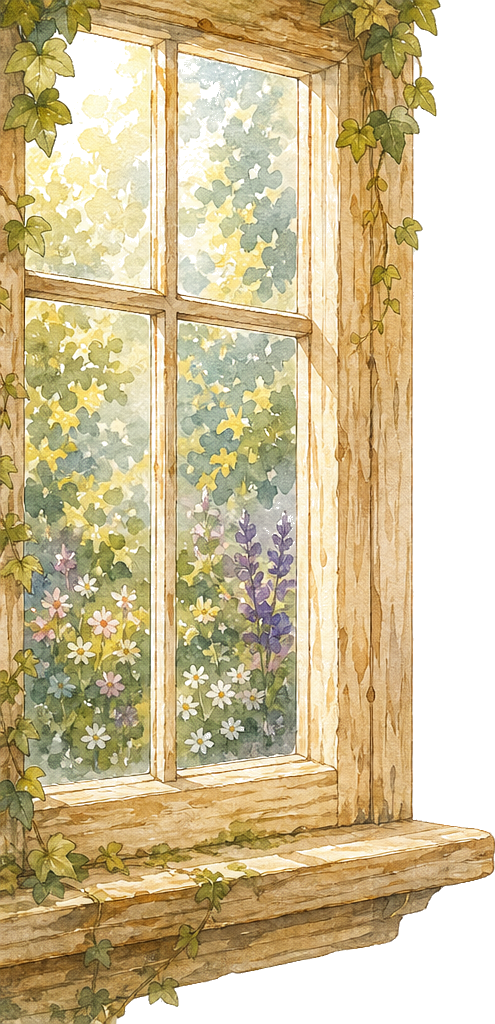
#> input picture assets/gate/background/window_left.png, 495 x 1024 px
$ python build_sanctuary_gate_environment.py
#> lines starting #> are read from the running program, lines starting #| are printed output that depends on the picture
#!/usr/bin/env python3
"""Flatten approved gate background layers into a single 9:16 portrait scene."""

from __future__ import annotations

from pathlib import Path

from PIL import Image

ROOT = Path(__file__).resolve().parents[1]
BG_DIR = ROOT / "assets" / "gate" / "background"
OUT = BG_DIR / "sanctuary_gate_environment.png"

CANVAS_W = 2048
CANVAS_H = 4096
BG_RGB = (250, 247, 242)  # theme colors.bg


def paste_pct(
    canvas: Image.Image,
    filename: str,
    *,
    left: float | None = None,
    right: float | None = None,
    top: float | None = None,
    bottom: float | None = None,
    width: float,
    height: float,
    opacity: float = 1.0,
) -> None:
#> called with filename = 'window_left.png', left = 0, top = 0.04, width = 0.42, height = 0.34, opacity = 0.95
    path = BG_DIR / filename
    layer = Image.open(path).convert("RGBA")
#> layer is the input picture: PIL image 495x1024 RGBA; mean R, G, B, A 205.1, 189.1, 149.3, 200.8
    target_w = int(CANVAS_W * width)
    target_h = int(CANVAS_H * height)
    layer = layer.resize((target_w, target_h), Image.Resampling.LANCZOS)
#> layer: PIL image 860x1392 RGBA

    if opacity < 1.0:
        alpha = layer.getchannel("A")
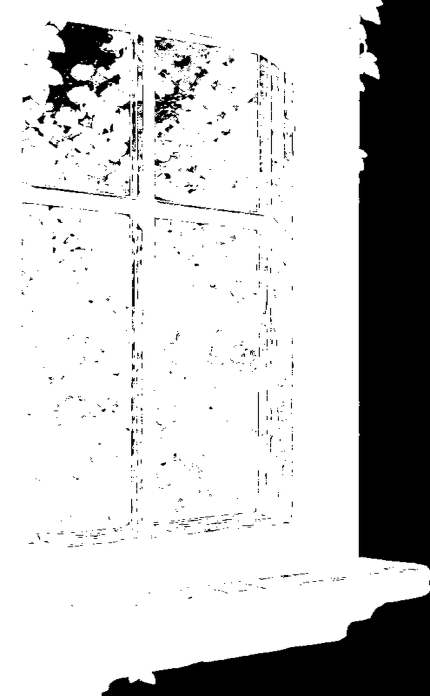
#> alpha: PIL image 860x1392 L (shown at 1/2 size); min 0, max 255, mean 200.4
        alpha = alpha.point(lambda p: int(p * opacity))
        layer.putalpha(alpha)

    if left is not None:
        x = int(CANVAS_W * left)
    else:
        assert right is not None
        x = int(CANVAS_W * (1 - right - width))

    if top is not None:
        y = int(CANVAS_H * top)
    else:
        assert bottom is not None
        y = int(CANVAS_H * (1 - bottom - height))

    canvas.alpha_composite(layer, (x, y))


def main() -> None:
    canvas = Image.new("RGBA", (CANVAS_W, CANVAS_H), (*BG_RGB, 255))

    # Matches GateBackgroundLayer placement — edges only, center stays quiet.
    paste_pct(canvas, "window_left.png", left=0, top=0.04, width=0.42, height=0.34, opacity=0.95)
    paste_pct(canvas, "glass_jar_large.png", left=0.06, top=0.28, width=0.22, height=0.16)
#> call 2 of paste_pct, with filename = 'glass_jar_large.png', left = 0.06, top = 0.28, width = 0.22, height = 0.16, opacity = 1
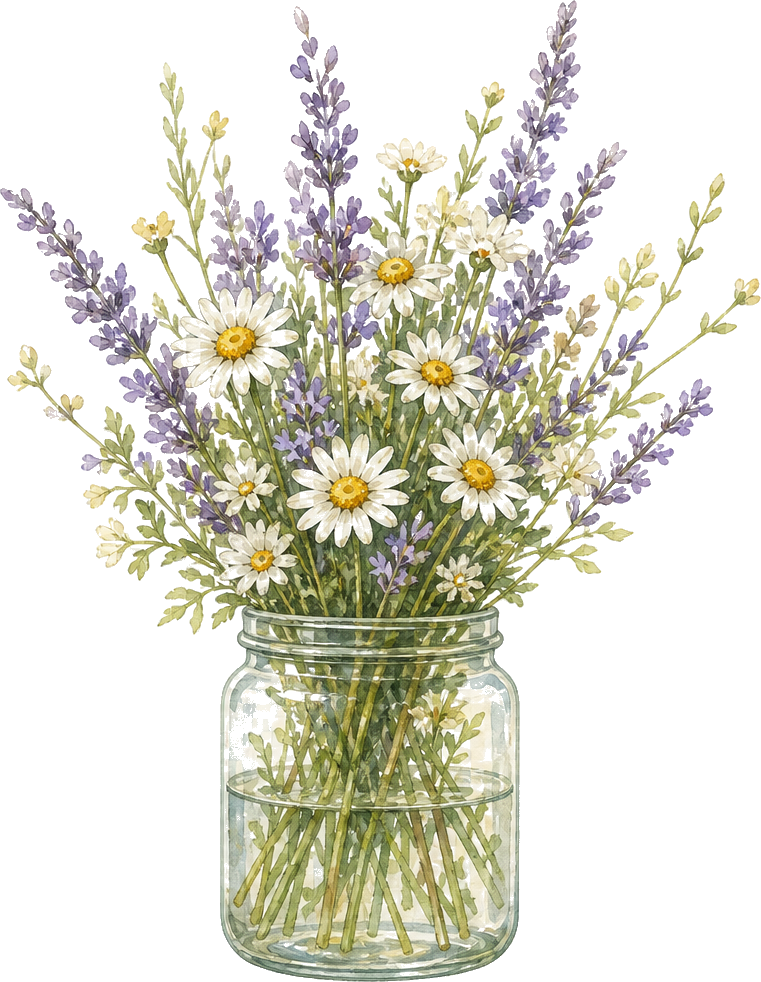
#> input picture assets/gate/background/glass_jar_large.png, 761 x 982 px
#> in paste_pct, layer is the input picture: PIL image 761x982 RGBA; mean R, G, B, A 217.7, 216.6, 204.1, 101.2
    paste_pct(canvas, "ivy_hanging_segment.png", right=0, top=0, width=0.28, height=0.22)
#> call 3 of paste_pct, with filename = 'ivy_hanging_segment.png', right = 0, top = 0, width = 0.28, height = 0.22, opacity = 1
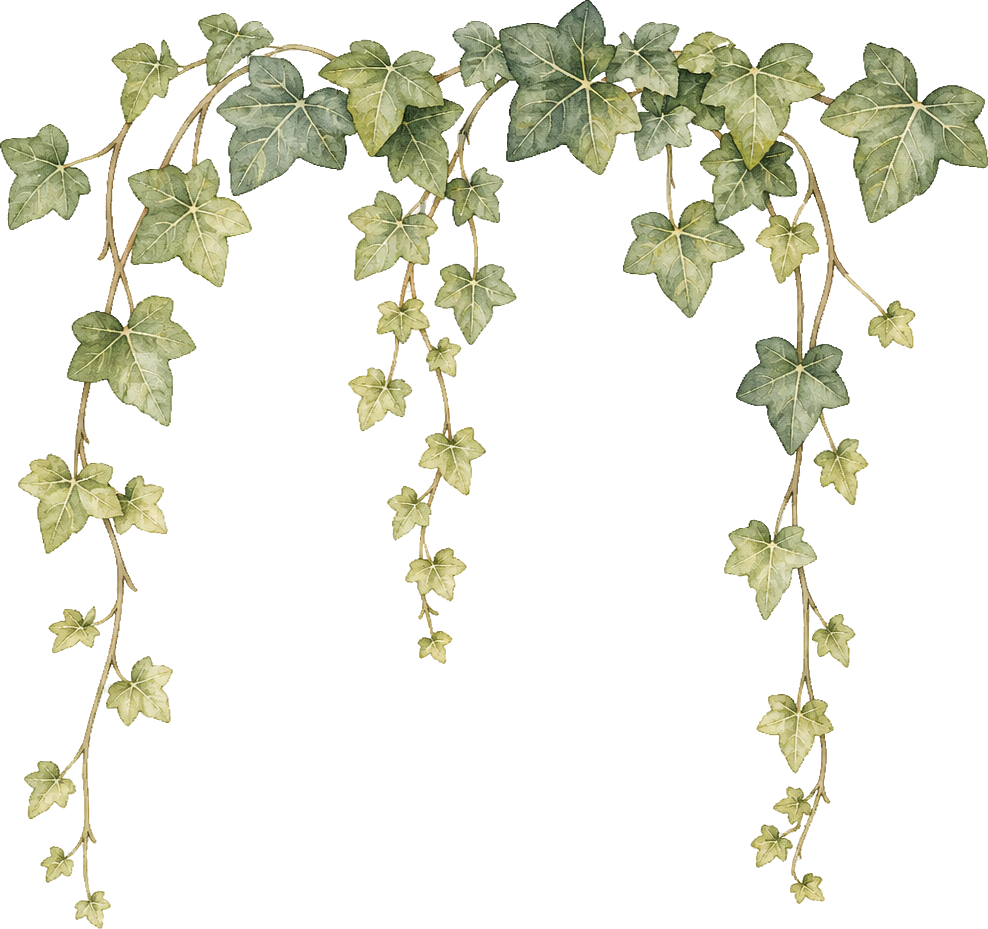
#> input picture assets/gate/background/ivy_hanging_segment.png, 988 x 929 px
#> in paste_pct, layer is the input picture: PIL image 988x929 RGBA; mean R, G, B, A 227, 227.4, 216.9, 57.2
    paste_pct(canvas, "wildflower_cluster_left.png", left=0, bottom=0.18, width=0.30, height=0.14)
#> call 4 of paste_pct, with filename = 'wildflower_cluster_left.png', left = 0, bottom = 0.18, width = 0.3, height = 0.14, opacity = 1
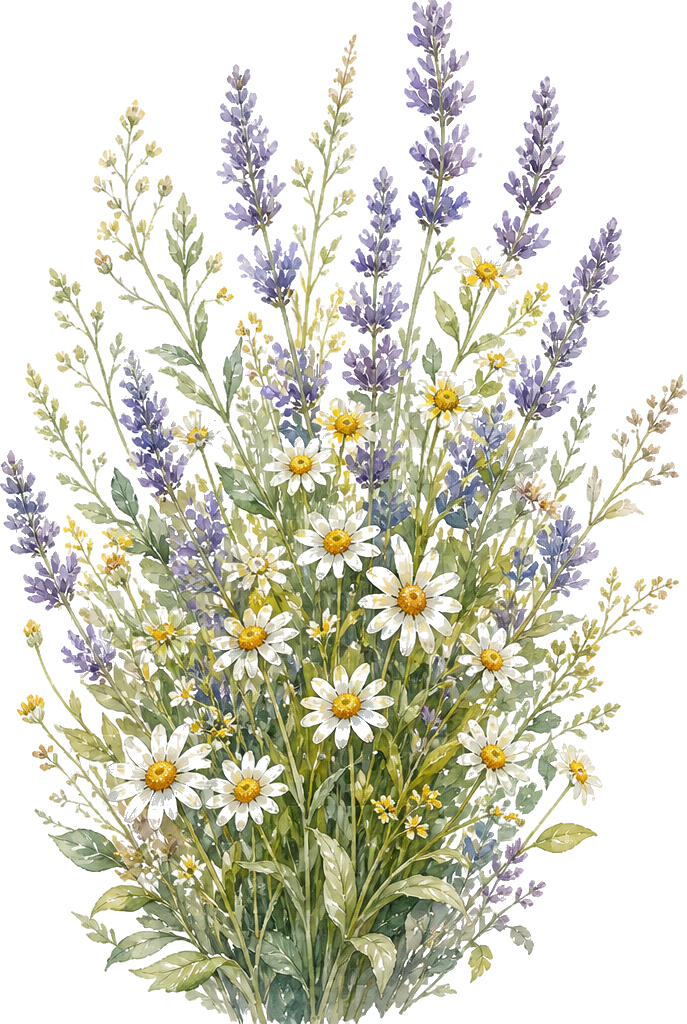
#> input picture assets/gate/background/wildflower_cluster_left.png, 687 x 1024 px
#> in paste_pct, layer is the input picture: PIL image 687x1024 RGBA; mean R, G, B, A 208.8, 208, 193.5, 119.2
#> in paste_pct (call 4), `canvas.alpha_composite(layer, (x, y))`:
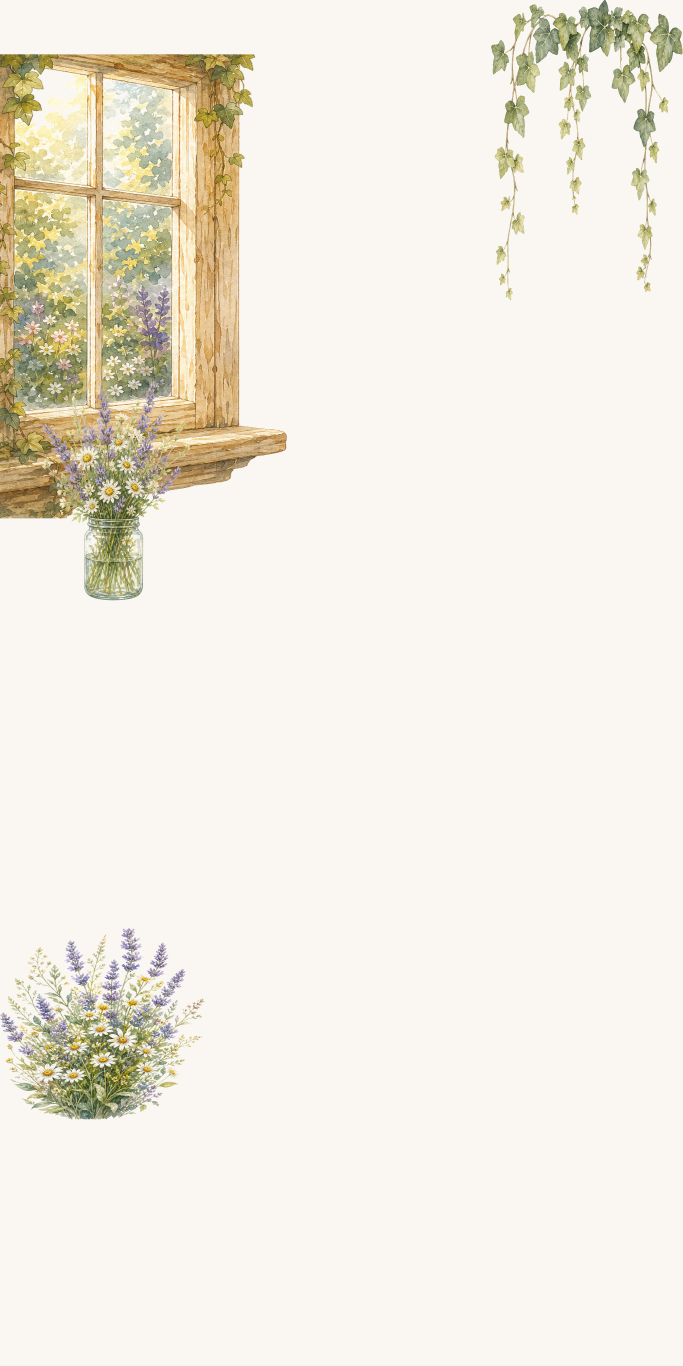
#> canvas: PIL image 2048x4096 RGBA (shown at 1/3 size); mean R, G, B, A 240.8, 236.2, 225.4, 255
    paste_pct(canvas, "wildflower_cluster_right.png", right=0, bottom=0.20, width=0.28, height=0.14)
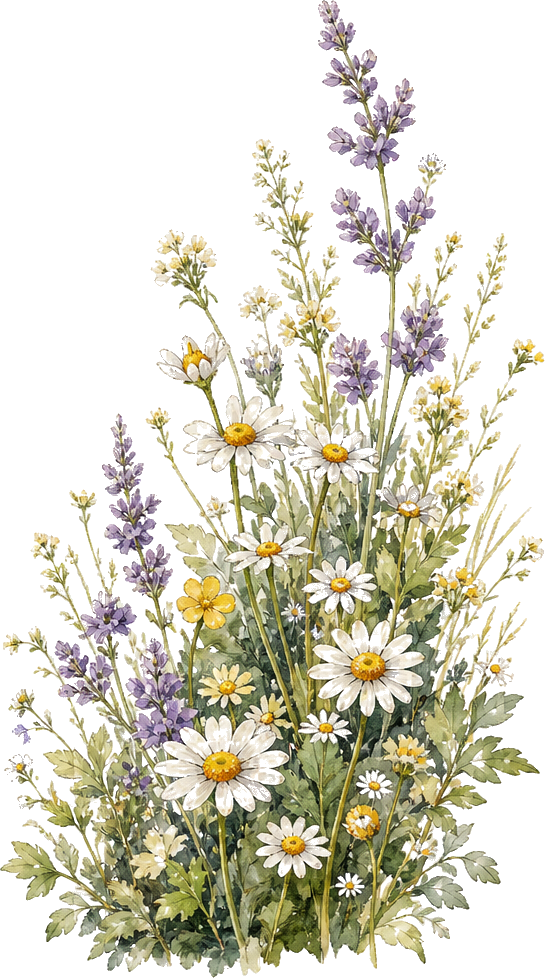
#> input picture assets/gate/background/wildflower_cluster_right.png, 545 x 978 px
#> in paste_pct, layer is the input picture: PIL image 545x978 RGBA; mean R, G, B, A 211.3, 208.7, 193.3, 110.8
#> in paste_pct (call 5), `layer = layer.resize((target_w, target_h), Image.Resampling.LANCZOS)`:
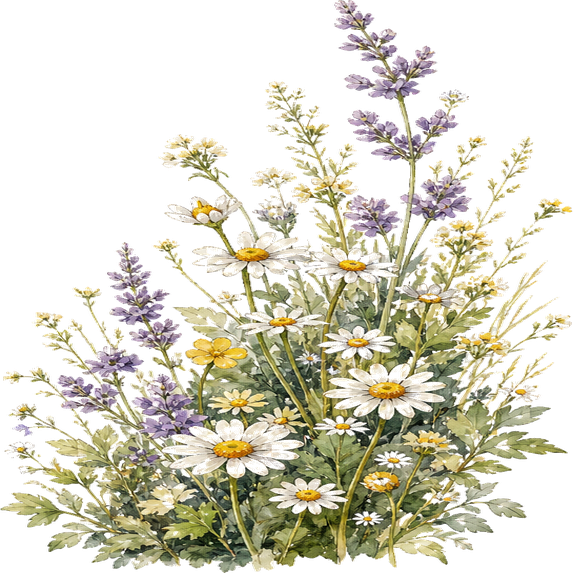
#> layer: PIL image 573x573 RGBA; mean R, G, B, A 91.3, 88.5, 72.3, 110.4; transparent parts drawn white
    paste_pct(canvas, "wooden_shelf_segment.png", right=0.04, top=0.36, width=0.24, height=0.12, opacity=0.9)

    canvas.convert("RGB").save(OUT, optimize=True)
    print(f"Wrote {OUT} ({CANVAS_W}x{CANVAS_H})")


if __name__ == "__main__":
#> (the run stopped early here; a loop or call above may not have finished)
